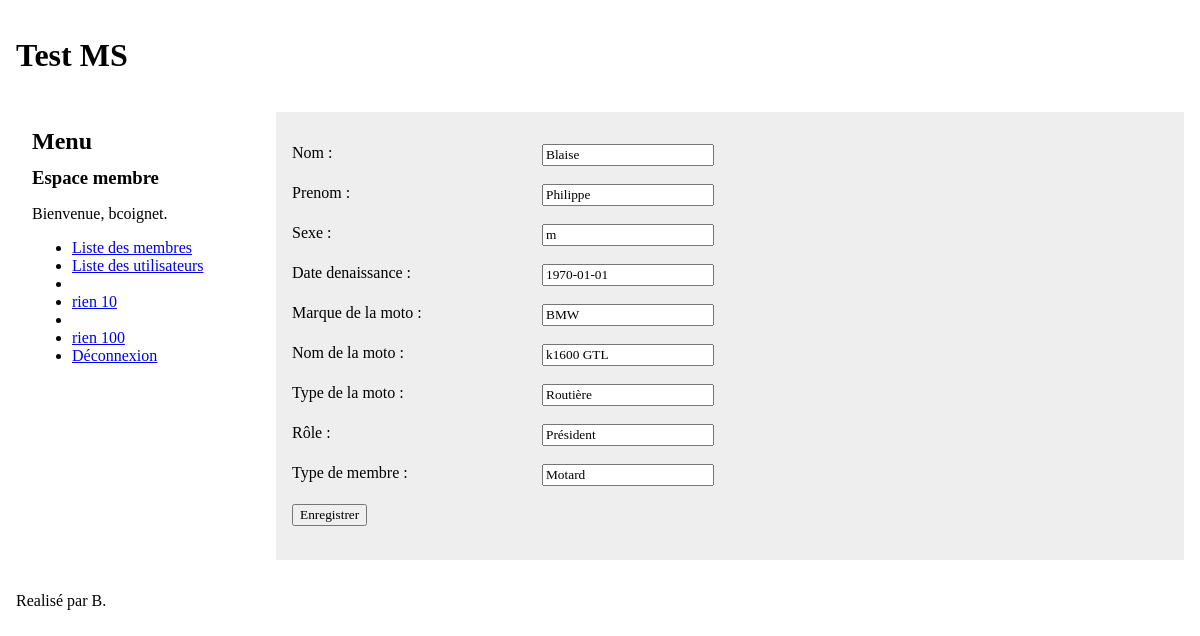
The app's page /index.php?module=membres&action=modifier&id=4 (signed in) with its own data.
### tables this page shows
CREATE TABLE membres (
	id					int(10) unsigned 	NOT NULL 	AUTO_INCREMENT,
	nom					VARCHAR(32)			NOT NULL,
	prenom				VARCHAR(32)			NOT NULL,
	nom_moto			VARCHAR(50)			NOT NULL,
	marque_moto			VARCHAR(50)			NOT NULL,
	type_moto			VARCHAR(50)			NOT NULL,
	role_asso			VARCHAR(128) 		NOT NULL,
	date_naissance		date 				NOT NULL,
	photo				VARCHAR(128)		NOT NULL,
	sexe				char(1)				NOT NULL,
	type_membre			VARCHAR(50)			NOT NULL,
	
	date_creation		TIMESTAMP			NOT NULL DEFAULT CURRENT_TIMESTAMP,
	date_maj			TIMESTAMP 			NOT NULL DEFAULT '0000-00-00 00:00:00',
	
	PRIMARY KEY (id)	

);

### modeles/membres.php (called while the page is built, shortened)
<?php
require_once CHEMIN_LIB.'form.php';
class membre {
	private $id;
	public function __construct($id)
	{
		$this->id = $id;
	}
	public function load() {
		$pdo = PDO2::getInstance();
		$requete = $pdo->prepare("SELECT * FROM membres where id = :id_utilisateur");
		$requete->bindValue(':id_utilisateur', $this->id);
		$requete->execute();
	}
}

### libs/form.php (the view, shortened to what this page needs)
<?php
class Form {
	protected $fields;
	protected $hidden_fields;
	protected $submit_fields;
	protected $fieldsets;
	protected $auto_id;
	protected $label_suffix;
	protected $bounded_data;
	protected $attrs;
	protected $uniqid;
	protected static $instances = array();
	public function __construct($uniqid, $method = 'get') {
		$this->fields= array();
		$this->hidden_fields = array();
		$this->submit_fields = array();
		$this->fieldsets     = array();
		$this->auto_id       = 'id_%s';
		$this->label_suffix  = ' :';
		$this->bounded_data  = array();
		$this->attrs         = new AttributeList(array('method' => $method));
		if (false !== $uniqid && in_array($uniqid, self::$instances)) {
			trigger_error("Un formulaire identifiÃ© par '$uniqid' existe dÃ©jÃ  ! Conflits potentiels dÃ©tectÃ©s !", E_USER_WARNING);
		} else {
			self::$instances[] = $uniqid;
			$this->uniqid = $uniqid;
		}
	}
	public function label_suffix() {
		return $this->label_suffix;
	}
	public function auto_id() {
		return $this->auto_id;
	}
	public function method($method) {
		$method = strtolower($method);
		if (in_array($method, array('get', 'post'))) {
			$this->attrs['method'] = $method;
		}
		return $this;
	}
	public function add($field, $name) {
		if (!isset($this->fields[$name])) {
			$field = 'Form_'.ucfirst($field);
			$field_object = new $field($name, $this);
			if ('Form_Submit' == $field) {
				$this->submit_fields[$name] = $field_object;
			} else if ('Form_Hidden' == $field) {
				$this->hidden_fields[$name] = $field_object;
			}
			$this->fields[$name] = $field_object;
			return $field_object;
		} else {
			trigger_error("Un champ nommÃ© '$name' existe dÃ©jÃ  dans le formulaire identifiÃ© par '{$this->uniqid}'.", E_USER_WARNING);
		}
	}
	public function get_bounded_data($name = null) {
		if (null !== $name) {
			return isset($this->bounded_data[$name]) ? $this->bounded_data[$name] : '';
		} else {
			return $this->bounded_data;
		}
		return null;
	}
	public function __toString() {
		$tab = func_num_args() > 0 ? func_get_arg(0) : '';
		$o = $tab.'<form'.$this->attrs.'>'."\n";
		if (empty($this->fieldsets)) {
			$o .= $this->_html_fields($tab."\t", array_diff_key($this->fields, $this->hidden_fields, $this->submit_fields));
			if (!empty($this->hidden_fields)) { $o .= $this->_html_hidden_fields($tab."\t", $this->hidden_fields); }
			$o .= $this->_html_fields($tab."\t", $this->submit_fields);
		}
		$o .= $tab.'</form>';
		return $o;
	}
	protected function _html_fields($tab, $fields, $filter = array()) {
		$o = '';
		foreach($fields as $f) {
			if (empty($filter) || in_array($f->get_name(), $filter)) {
				$o .= "$tab<p>\n".$f->__toString($tab."\t")."\n$tab</p>\n";
			}
		}
		return $o;
	}
	protected function _html_hidden_fields($tab, $fields, $filter = array()) {
		$o = '';
		foreach($fields as $f) {
			if (empty($filter) || in_array($f->get_name(), $filter)) {
				$o .= $tab.$f->__toString($tab)."\n";
			}
		}
		return $o;
	}
}
abstract class Form_Field {
	public function __construct($name, $form) {
		$this->form     = $form;
		$this->attrs    = new AttributeList;
		$this->error_messages= new ErrorList;
	}
	public function label($text) {
		$this->label = $text;
		return $this;
	}
	public function value($text) {
		$this->value = $text;
		return $this;
	}
	static protected function _generate_for_id($auto_id, $name) {
		if (!empty($auto_id)) {
			$for = sprintf(' for="'.$auto_id.'"', $name);
			$id  = sprintf(' id="'.$auto_id.'"',  $name);
			return array($for, $id);
		}
		return array('', '');
	}
}
class Form_Text extends Form_Input {
	protected $autocomplete;
	public function __construct($name, $form) {
		$this->attrs['type'] = 'text';
		$this->autocomplete = true;
	}
	public function __toString() {
		$tab = func_num_args() > 0 ? func_get_arg(0) : '';
		$id = '';
		$label = '';
		if (!empty($this->label)) {
			list($for, $id) = self::_generate_for_id($this->form->auto_id(), $this->attrs['name']);
			$label = '<label'.$for.'>'.$this->label.$this->form->label_suffix().'</label>'."\n$tab";
		}
		$errors = $this->error_messages->__toString($tab);
		if (true === $this->autocomplete) {
			$value = $this->form->get_bounded_data($this->attrs['name']);
			$value = (!empty($value)) ? $value : $this->value;
			$value = (!empty($value)) ? ' value="'.htmlspecialchars($value).'"' : '';
		} else {
			$value = '';
		}
		$field = '<input'.$id.$this->attrs.$value.' />';
		return $tab.sprintf("%2\$s%1\$s%3\$s", $field, $label, $errors);
	}
}
class Form_Hidden extends Form_Input {
	public function __construct($name, $form) {
		$this->attrs['type'] = 'hidden';
	}
	public function __toString() {
		$tab = func_num_args() > 0 ? func_get_arg(0) : '';
		return $tab.'<input'.$this->attrs.' value="'.htmlspecialchars($this->value).'" />';
	}
}
class Form_Submit extends Form_Input {
	public function __construct($name, $form) {
		$this->attrs['type'] = 'submit';
	}
	public function __toString() {
		$tab = func_num_args() > 0 ? func_get_arg(0) : '';
		$label = (!empty($this->label)) ? '<label>'.$this->label.$this->form->label_suffix().'</label>'."\n$tab" : '';
		$value = empty($this->value) ? '' : ' value="'.$this->value.'"';
		$field = '<input'.$this->attrs.$value.' />';
		return $tab.sprintf("%2\$s%1\$s", $field, $label);
	}
}
class ListArray implements Iterator, ArrayAccess {
	protected $array = array();
	function __construct(Array $array = array()) {
		$this->array = $array;
	}
	public function offsetGet($offset) {
		return $this->array[$offset];
	}
	public function offsetSet($offset, $value) {
		return $this->array[$offset] = $value;
	}
}
class ErrorList extends ListArray {
	public function __toString() {
		$tab = func_num_args() > 0 ? func_get_arg(0) : '';
		return '';
	}
}
class AttributeList extends ListArray {
	public function __toString() {
		$o = '';
		if (!empty($this->array)) {
			foreach($this->array as $a=>$v) {
				$o .= sprintf(' %s="%s"', $a, htmlspecialchars($v));
			}
		}
		return $o;
	}
}

### style/global.css (style rules this page uses)
* { font-family: Calibri; }
body, #menu, #centre h1, h2, h3, h4, h5, h6 { margin: 0; padding: 0; border: 0; }
label { float: left; width: 250px; text-align: left; }
input { margin-bottom: 2px; }

### records on screen
membres: nom "Blaise", prenom "Philippe", sexe "m", date_naissance "1970-01-01", marque_moto "BMW", nom_moto "k1600 GTL", type_moto "Routière", role_asso "Président", type_membre "Motard"

### other values on screen
$_SESSION['utilisateur']->getNomUtilisateur() "bcoignet"
$this->label "Nom"
$this->label "Prenom"
$this->label "Sexe"
$this->label "Date denaissance"
$this->label "Marque de la moto"
$this->label "Nom de la moto"
$this->label "Type de la moto"
$this->label "Rôle"
$this->label "Type de membre"
